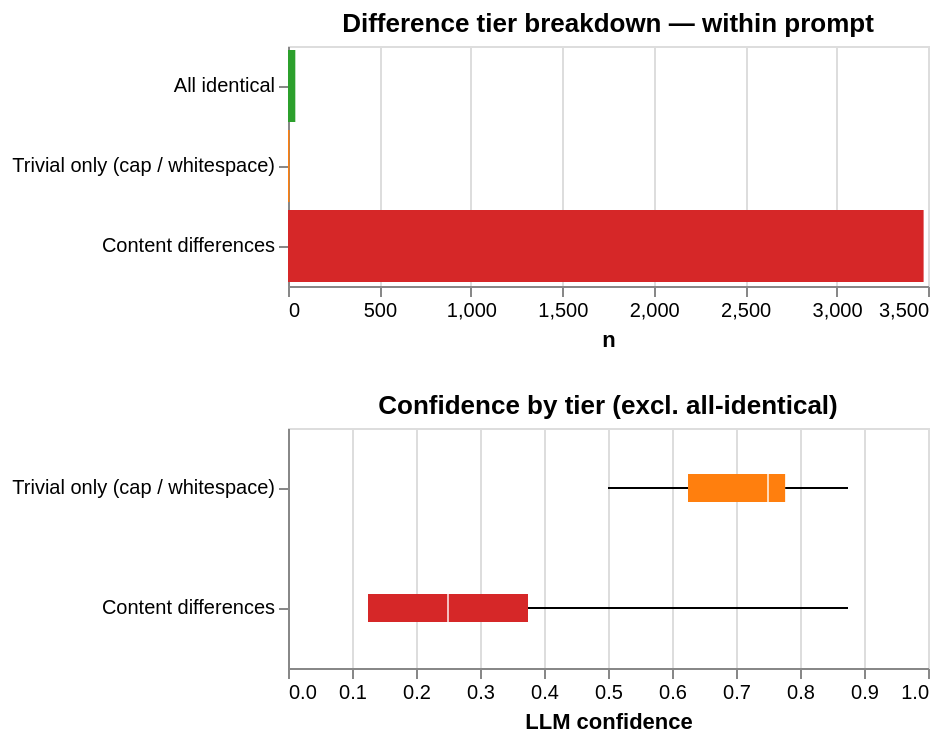

The notebook cell this image was saved under:
### Code cell
diff_df = scored_df[scored_df['llm_total_services'] >= 2].copy()
diff_df['diff_tier']  = diff_df['llm_difference_types'].apply(classify_diff_tier)
diff_df['tier_label'] = diff_df['diff_tier'].map(TIER_LABELS)

tier_counts = (diff_df['diff_tier'].value_counts()
               .reset_index().rename(columns={'count': 'n'}))
tier_counts.columns = ['diff_tier', 'n']
tier_counts['pct'] = (tier_counts['n'] / len(diff_df) * 100).round(1)
tier_counts['label'] = tier_counts['diff_tier'].map(TIER_LABELS)
for _, r in tier_counts.sort_values('diff_tier').iterrows():
    print(f"  {r['label']}: {r['n']} ({r['pct']}%)")

tier_bar = alt.Chart(tier_counts).mark_bar().encode(
    x='n:Q',
    y=alt.Y('label:N', sort=[TIER_LABELS[t] for t in TIER_ORDER], title=None),
    color=alt.Color('diff_tier:N',
        scale=alt.Scale(domain=TIER_ORDER,
                        range=[TIER_COLOURS[t] for t in TIER_ORDER]),
        legend=None),
).properties(width=320, height=120, title='Difference tier breakdown — within prompt')

non_identical = diff_df[diff_df['diff_tier'] != 'all_identical'].copy()
conf_box = alt.Chart(non_identical).mark_boxplot(extent='min-max').encode(
    x=alt.X('llm_confidence:Q', scale=alt.Scale(domain=[0, 1]),
            title='LLM confidence'),
    y=alt.Y('tier_label:N',
            sort=[TIER_LABELS['trivial_only'], TIER_LABELS['has_content']],
            title=None),
    color=alt.Color('diff_tier:N',
        scale=alt.Scale(domain=TIER_ORDER,
                        range=[TIER_COLOURS[t] for t in TIER_ORDER]),
        legend=None),
).properties(width=320, height=120,
             title='Confidence by tier (excl. all-identical)')

tier_bar & conf_box

### Figure 1 — Vega specification as saved in the notebook (floating-point values rounded to 4 significant figures)
{"$schema": "https://vega.github.io/schema/vega/v6.json", "data": [{"name": "source_0"}, {"name": "data_0", "values": [{"diff_tier": "has_content", "label": "Content differences", "n_end": 3476.0, "n_start": 0.0}, {"diff_tier": "all_identical", "label": "All identical", "n_end": 40.0, "n_start": 0.0}, {"diff_tier": "trivial_only", "label": "Trivial only (cap / whitespace)", "n_end": 8.0, "n_start": 0.0}]}, {"name": "source_1"}, {"name": "data_2", "values": [{"diff_tier": "has_content", "lower_box_llm_confidence": 0.125, "lower_whisker_llm_confidence": 0.125, "mid_box_llm_confidence": 0.25, "tier_label": "Content differences", "upper_box_llm_confidence": 0.375, "upper_whisker_llm_confidence": 0.875}, {"diff_tier": "trivial_only", "lower_box_llm_confidence": 0.625, "lower_whisker_llm_confidence": 0.5, "mid_box_llm_confidence": 0.75, "tier_label": "Trivial only (cap / whitespace)", "upper_box_llm_confidence": 0.7768, "upper_whisker_llm_confidence": 0.875}]}, {"name": "data_3", "values": [{"diff_tier": "has_content", "lower_box_llm_confidence": 0.125, "lower_whisker_llm_confidence": 0.125, "mid_box_llm_confidence": 0.25, "tier_label": "Content differences", "upper_box_llm_confidence": 0.375, "upper_whisker_llm_confidence": 0.875}, {"diff_tier": "trivial_only", "lower_box_llm_confidence": 0.625, "lower_whisker_llm_confidence": 0.5, "mid_box_llm_confidence": 0.75, "tier_label": "Trivial only (cap / whitespace)", "upper_box_llm_confidence": 0.7768, "upper_whisker_llm_confidence": 0.875}]}, {"name": "data_4", "values": [{"diff_tier": "has_content", "lower_box_llm_confidence": 0.125, "lower_whisker_llm_confidence": 0.125, "mid_box_llm_confidence": 0.25, "tier_label": "Content differences", "upper_box_llm_confidence": 0.375, "upper_whisker_llm_confidence": 0.875}, {"diff_tier": "trivial_only", "lower_box_llm_confidence": 0.625, "lower_whisker_llm_confidence": 0.5, "mid_box_llm_confidence": 0.75, "tier_label": "Trivial only (cap / whitespace)", "upper_box_llm_confidence": 0.7768, "upper_whisker_llm_confidence": 0.875}]}, {"name": "data_5", "values": [{"diff_tier": "has_content", "lower_box_llm_confidence": 0.125, "lower_whisker_llm_confidence": 0.125, "mid_box_llm_confidence": 0.25, "tier_label": "Content differences", "upper_box_llm_confidence": 0.375, "upper_whisker_llm_confidence": 0.875}, {"diff_tier": "trivial_only", "lower_box_llm_confidence": 0.625, "lower_whisker_llm_confidence": 0.5, "mid_box_llm_confidence": 0.75, "tier_label": "Trivial only (cap / whitespace)", "upper_box_llm_confidence": 0.7768, "upper_whisker_llm_confidence": 0.875}]}, {"name": "source_0_concat_0_y_domain_label", "values": [{"label": "Content differences", "sort_field": 2.0}, {"label": "All identical", "sort_field": 0.0}, {"label": "Trivial only (cap / whitespace)", "sort_field": 1.0}]}, {"name": "source_1_concat_1_y_domain_tier_label", "values": [{"sort_field": 1.0, "tier_label": "Content differences"}, {"sort_field": 0.0, "tier_label": "Trivial only (cap / whitespace)"}]}], "signals": [{"name": "childHeight", "value": 120}], "marks": [{"type": "group", "name": "concat_0_group", "encode": {"update": {"width": {"signal": "width"}, "height": {"signal": "childHeight"}}}, "marks": [{"type": "rect", "name": "concat_0_marks", "from": {"data": "data_0"}, "encode": {"update": {"x": {"field": "n_end", "scale": "concat_0_x"}, "height": {"signal": "max(0.25, bandwidth('concat_0_y'))"}, "y": {"field": "label", "scale": "concat_0_y"}, "x2": {"field": "n_start", "scale": "concat_0_x"}, "fill": {"field": "diff_tier", "scale": "color"}}}, "style": ["bar"]}], "axes": [{"scale": "concat_0_x", "orient": "bottom", "zindex": 0, "labels": false, "ticks": false, "aria": false, "domain": false, "maxExtent": 0, "gridScale": "concat_0_y", "tickCount": {"signal": "ceil(width/40)"}, "grid": true, "minExtent": 0}, {"scale": "concat_0_x", "zindex": 0, "tickCount": {"signal": "ceil(width/40)"}, "grid": false, "labelOverlap": true, "labelFlush": true, "orient": "bottom", "title": "n"}, {"scale": "concat_0_y", "zindex": 0, "orient": "left", "grid": false}], "title": {"text": "Difference tier breakdown — within prompt", "frame": "group"}, "style": "cell"}, {"type": "group", "name": "concat_1_group", "encode": {"update": {"height": {"signal": "childHeight"}, "width": {"signal": "width"}}}, "marks": [{"type": "rule", "name": "concat_1_layer_0_marks", "from": {"data": "data_2"}, "encode": {"update": {"stroke": {"value": "black"}, "y": {"field": "tier_label", "scale": "concat_1_y", "band": 0.5}, "x2": {"field": "lower_box_llm_confidence", "scale": "concat_1_x"}, "x": {"field": "lower_whisker_llm_confidence", "scale": "concat_1_x"}, "tooltip": {"signal": "{\"Max of LLM confidence\": format(datum[\"upper_whisker_llm_confidence\"], \"\"), \"Q3 of LLM confidence\": format(datum[\"upper_box_llm_confidence\"], \"\"), \"Median of LLM confidence\": format(datum[\"mid_box_llm_confidence\"], \"\"), \"Q1 of LLM confidence\": format(datum[\"lower_box_llm_confidence\"], \"\"), \"Min of LLM confidence\": format(datum[\"lower_whisker_llm_confidence\"], \"\"), \"diff_tier\": isValid(datum[\"diff_tier\"]) ? datum[\"diff_tier\"] : \"\"+datum[\"diff_tier\"], \"tier_label\": isValid(datum[\"tier_label\"]) ? datum[\"tier_label\"] : \"\"+datum[\"tier_label\"]}"}}}, "style": ["rule", "boxplot-rule"], "aria": false}, {"type": "rule", "name": "concat_1_layer_1_marks", "from": {"data": "data_3"}, "encode": {"update": {"x": {"field": "upper_box_llm_confidence", "scale": "concat_1_x"}, "y": {"field": "tier_label", "scale": "concat_1_y", "band": 0.5}, "tooltip": {"signal": "{\"Max of LLM confidence\": format(datum[\"upper_whisker_llm_confidence\"], \"\"), \"Q3 of LLM confidence\": format(datum[\"upper_box_llm_confidence\"], \"\"), \"Median of LLM confidence\": format(datum[\"mid_box_llm_confidence\"], \"\"), \"Q1 of LLM confidence\": format(datum[\"lower_box_llm_confidence\"], \"\"), \"Min of LLM confidence\": format(datum[\"lower_whisker_llm_confidence\"], \"\"), \"diff_tier\": isValid(datum[\"diff_tier\"]) ? datum[\"diff_tier\"] : \"\"+datum[\"diff_tier\"], \"tier_label\": isValid(datum[\"tier_label\"]) ? datum[\"tier_label\"] : \"\"+datum[\"tier_label\"]}"}, "x2": {"field": "upper_whisker_llm_confidence", "scale": "concat_1_x"}, "stroke": {"value": "black"}}}, "style": ["rule", "boxplot-rule"], "aria": false}, {"type": "rect", "name": "concat_1_layer_2_marks", "from": {"data": "data_4"}, "encode": {"update": {"yc": {"field": "tier_label", "scale": "concat_1_y", "band": 0.5}, "tooltip": {"signal": "{\"Max of LLM confidence\": format(datum[\"upper_whisker_llm_confidence\"], \"\"), \"Q3 of LLM confidence\": format(datum[\"upper_box_llm_confidence\"], \"\"), \"Median of LLM confidence\": format(datum[\"mid_box_llm_confidence\"], \"\"), \"Q1 of LLM confidence\": format(datum[\"lower_box_llm_confidence\"], \"\"), \"Min of LLM confidence\": format(datum[\"lower_whisker_llm_confidence\"], \"\"), \"diff_tier\": isValid(datum[\"diff_tier\"]) ? datum[\"diff_tier\"] : \"\"+datum[\"diff_tier\"], \"tier_label\": isValid(datum[\"tier_label\"]) ? datum[\"tier_label\"] : \"\"+datum[\"tier_label\"]}"}, "x": {"field": "lower_box_llm_confidence", "scale": "concat_1_x"}, "x2": {"field": "upper_box_llm_confidence", "scale": "concat_1_x"}, "fill": {"field": "diff_tier", "scale": "color"}, "height": {"value": 14}}}, "style": ["bar", "boxplot-box"]}, {"type": "rect", "name": "concat_1_layer_3_marks", "from": {"data": "data_5"}, "encode": {"update": {"tooltip": {"signal": "{\"Max of LLM confidence\": format(datum[\"upper_whisker_llm_confidence\"], \"\"), \"Q3 of LLM confidence\": format(datum[\"upper_box_llm_confidence\"], \"\"), \"Median of LLM confidence\": format(datum[\"mid_box_llm_confidence\"], \"\"), \"Q1 of LLM confidence\": format(datum[\"lower_box_llm_confidence\"], \"\"), \"Min of LLM confidence\": format(datum[\"lower_whisker_llm_confidence\"], \"\"), \"diff_tier\": isValid(datum[\"diff_tier\"]) ? datum[\"diff_tier\"] : \"\"+datum[\"diff_tier\"], \"tier_label\": isValid(datum[\"tier_label\"]) ? datum[\"tier_label\"] : \"\"+datum[\"tier_label\"]}"}, "opacity": {"value": 0.7}, "fill": [{"field": "diff_tier", "scale": "color", "test": "datum['lower_box_llm_confidence'] >= datum['upper_box_llm_confidence']"}, {"value": "white"}], "yc": {"field": "tier_label", "scale": "concat_1_y", "band": 0.5}, "width": {"value": 1}, "height": {"value": 14}, "xc": {"field": "mid_box_llm_confidence", "scale": "concat_1_x"}}}, "style": ["tick", "boxplot-median"], "aria": false}], "axes": [{"scale": "concat_1_x", "ticks": false, "grid": true, "tickCount": {"signal": "ceil(width/40)"}, "labels": false, "gridScale": "concat_1_y", "domain": false, "zindex": 0, "minExtent": 0, "aria": false, "maxExtent": 0, "orient": "bottom"}, {"scale": "concat_1_x", "zindex": 0, "tickCount": {"signal": "ceil(width/40)"}, "orient": "bottom", "labelFlush": true, "grid": false, "labelOverlap": true, "title": "LLM confidence"}, {"scale": "concat_1_y", "orient": "left", "zindex": 0, "grid": false}], "title": {"text": "Confidence by tier (excl. all-identical)", "frame": "group"}, "style": "cell"}], "scales": [{"name": "color", "type": "ordinal", "domain": ["all_identical", "trivial_only", "has_content"], "range": ["#2ca02c", "#ff7f0e", "#d62728"]}, {"name": "concat_0_x", "type": "linear", "domain": {"data": "data_0", "fields": ["n_start", "n_end"]}, "range": [0, {"signal": "width"}], "nice": true, "zero": true}, {"name": "concat_0_y", "type": "band", "domain": {"data": "source_0_concat_0_y_domain_label", "field": "label", "sort": {"op": "max", "field": "sort_field"}}, "range": [0, {"signal": "childHeight"}], "paddingOuter": 0.05, "paddingInner": 0.1}, {"name": "concat_1_x", "type": "linear", "domain": [0, 1], "range": [0, {"signal": "width"}], "zero": true}, {"name": "concat_1_y", "type": "band", "domain": {"data": "source_1_concat_1_y_domain_tier_label", "field": "tier_label", "sort": {"op": "max", "field": "sort_field"}}, "range": [0, {"signal": "childHeight"}], "paddingInner": 0, "paddingOuter": 0}], "background": "white", "layout": {"padding": 20, "columns": 1, "bounds": "full", "align": "each"}, "width": 320, "padding": 5}
